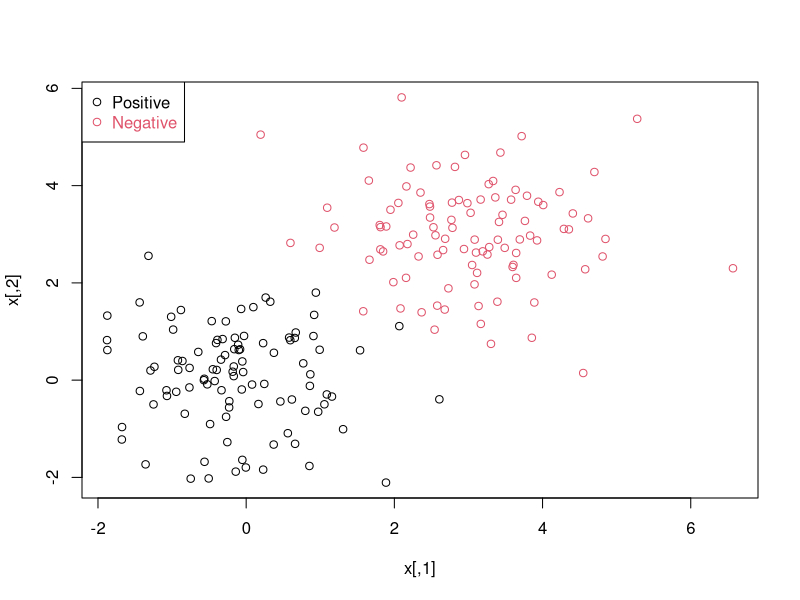
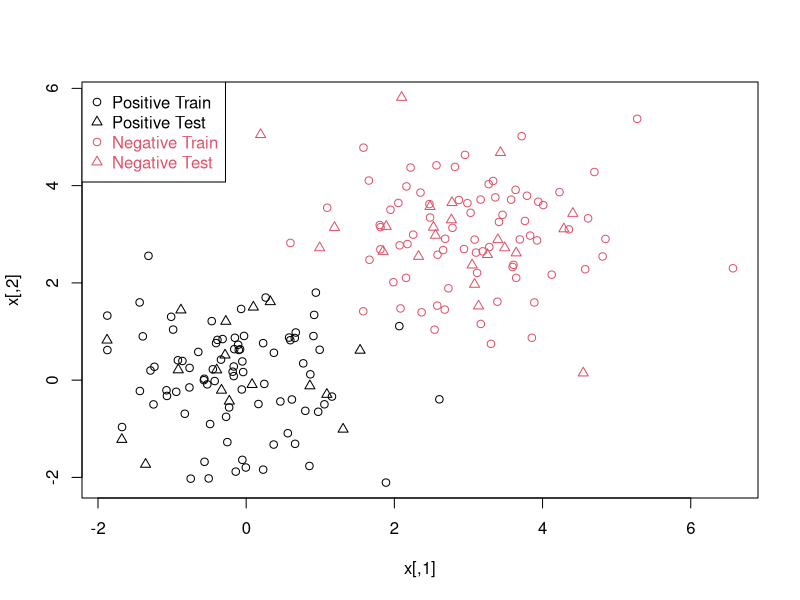
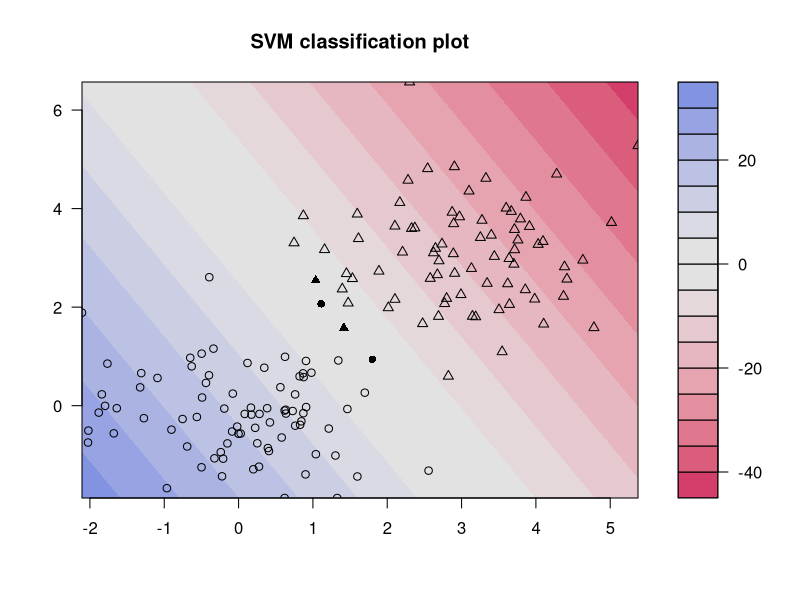
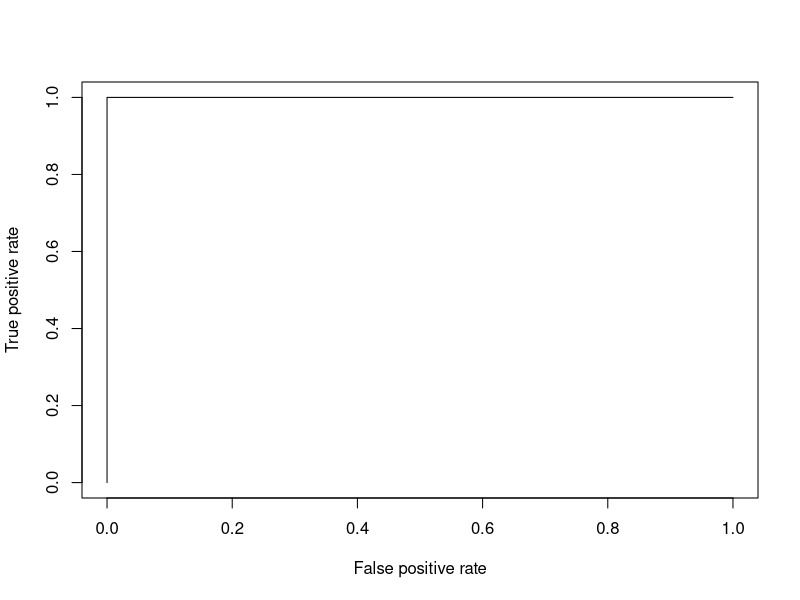
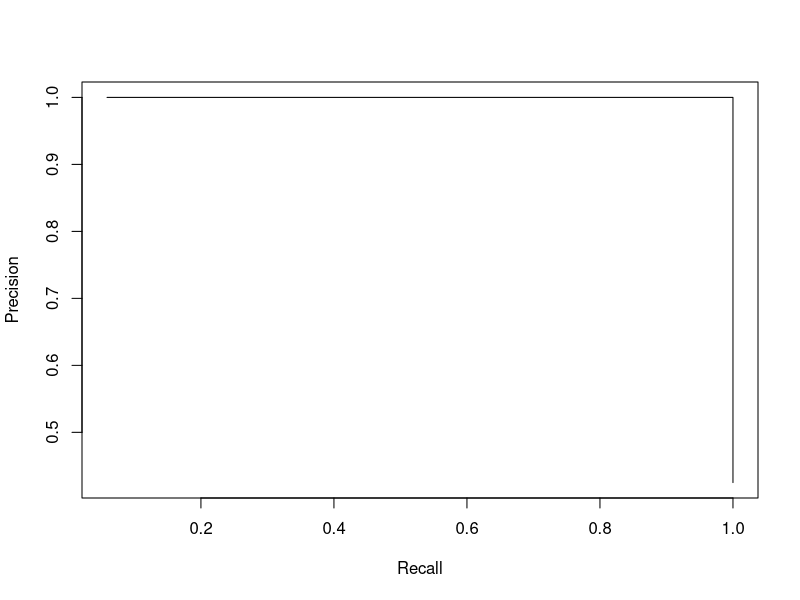
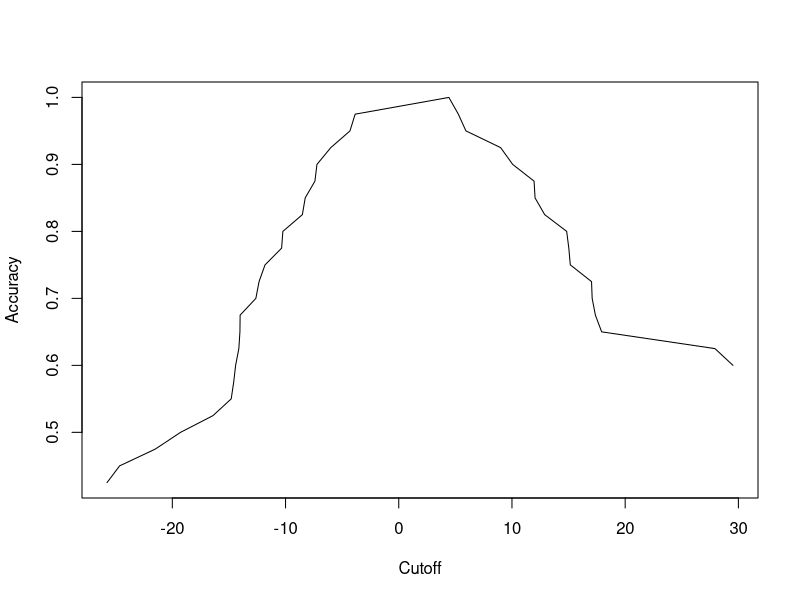
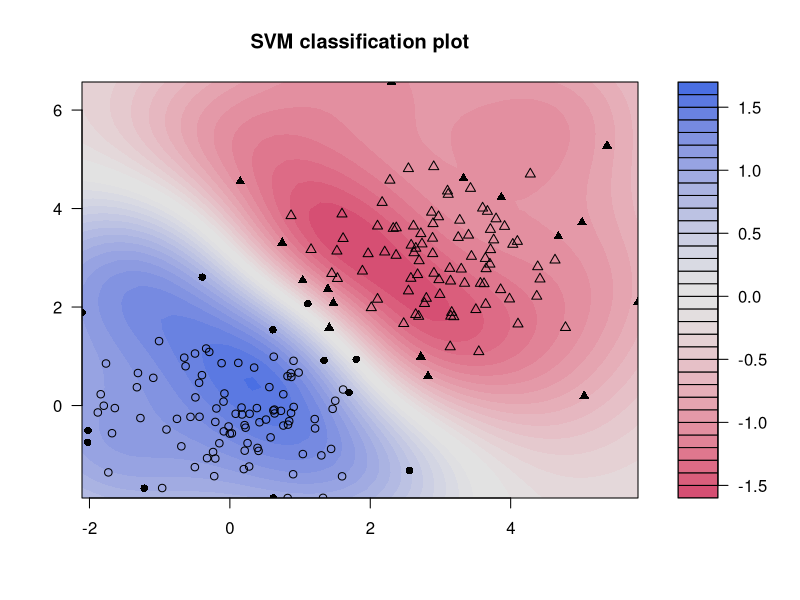
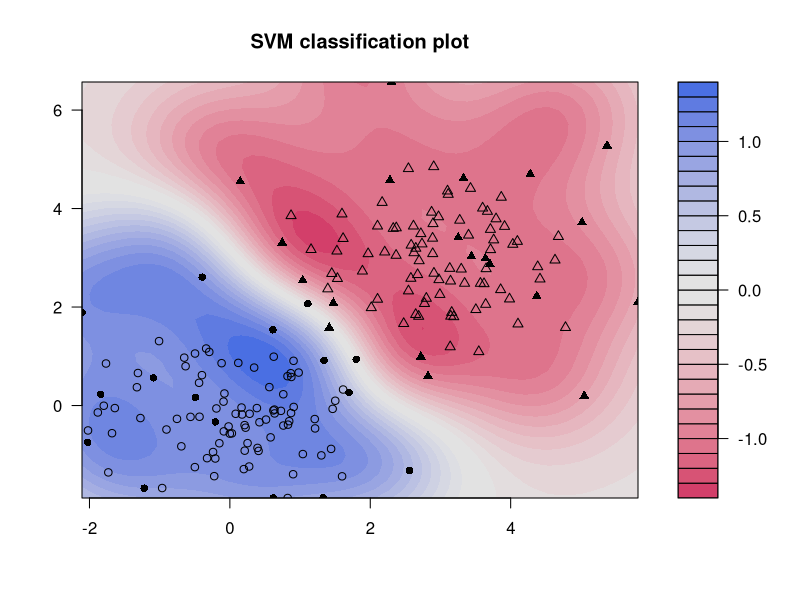

Recreate these plots in R, in order. (Note: this script raises an error after producing the figures.)
n <- 200 # number of datapoints
p <- 2 # dimension
sigma <- 1 # variance of the distribution
mpos <- 0 # mean value ( centre of the distribution) of positive examples
mneg <- 3 # mean valuecentre of the distribution) of negative examples
npos <- round (n / 2) # number of positive examples
nneg <- n - npos # number of negative examples
# Generate the positive and negative examples
xpos <- matrix ( rnorm ( npos * p , mean = mpos , sd = sigma ), npos , p)
xneg <- matrix ( rnorm ( nneg * p , mean = mneg , sd = sigma ), nneg , p)
x <- rbind ( xpos , xneg )
# Generate labels
y <- matrix (c( rep (1,npos), rep ( -1 , nneg )))
# Visualize the data
plot (x , col = ifelse (y > 0, 1, 2))
legend ("topleft",c('Positive','Negative'),col=seq(2),pch=1,text.col=seq(2))
## Prepare a training and a test set ##
ntrain <- round (n * 0.8) # number of training examples
tindex <- sample (n , ntrain ) # indices of training samples
XT <- x[ tindex ,] # positive training examples
XX <- x[-tindex ,] # positive test examples
YT <- y[ tindex ] # negative training examples
YY <- y[-tindex] # negative test examples
istrain = rep (0 , n)
istrain [ tindex ] = 1
# Visualize
plot (x,col = ifelse (y > 0,1,2) , pch = ifelse (istrain == 1,1,2))
legend("topleft",c('Positive Train','Positive Test','Negative Train','Negative Test'),col=c(1,1,2,2),pch=c(1,2,1,2),text.col=c(1,1,2,2))

# Load the kernlab package
library ( kernlab )
# Train the SVM
svp<-ksvm(XT,YT,type="C-svc",kernel='vanilladot',C=100,scaled=c())

# General summary
svp
# Attributes that you can access
attributes(svp)
# For example , the support vectors
alpha(svp)
alphaindex(svp)
b(svp)
# Use the built - in function to pretty - plot the classifier
plot(svp,data=XT)

# Predict labels on test
YP = predict (svp,XX)
table (YY,YP)
# Compute accuracy
sum(YP==YY)/length(YY)
# Compute at the prediction scores
YPscore=predict(svp,XX,type="decision")
# Check that the predicted labels are the signs of the scores
table(YPscore>0,YP)
# Package to compute ROC curve , precision - recall , etc.
library (ROCR)
pred<-prediction(YPscore,YY)
# Plot ROC curve
perf<-performance(pred,measure="tpr",x.measure="fpr")
plot(perf)
# Plot precision/ recall curve
perf<-performance(pred,measure="prec",x.measure="rec")
plot(perf)
# Plot accuracy as function of threshold
perf<-performance(pred,measure="acc")
plot(perf)

svp <- ksvm(x, y, type = "C-svc", kernel = 'vanilladot', C = 1, scaled = c(), cross = 5)
print(cross(svp))

# Train a nonlinear SVM
svp <- ksvm(x, y, type = "C-svc", kernel = 'rbf', kpar = list(sigma = 1), C = 1)
# Visualize it
plot(svp, data = x)
# Train a nonlinear SVM with automatic selection of sigma by heuristic
svp <- ksvm(x, y, type="C-svc", kernel='rbf', C=1)
# Visualize it
plot(svp, data = x)

install.packages("e1071")
library(e1071)
set.seed(123)  # For reproducibility
n <- 200  # Number of data points
x1 <- runif(n, -2, 2)
x2 <- runif(n, -2, 2)
y <- ifelse(x1^2 + x2^2 < 1, 1, -1)  # Create labels (non-linear separation)
data <- data.frame(x1, x2, y)
# Create an index to split the data
set.seed(456)  # For reproducibility
index <- sample(1:n, n * 0.7)  # 70% for training, 30% for testing
# Split the data
train_data <- data[index, ]
test_data <- data[-index, ]
# SVM with Linear Kernel
svm_linear <- svm(y ~ ., data = train_data, kernel = "linear", cost = 1)
# SVM with Polynomial Kernel
svm_poly <- svm(y ~ ., data = train_data, kernel = "polynomial", degree = 3, cost = 1)
# SVM with Radial Basis Function (RBF) Kernel
svm_rbf <- svm(y ~ ., data = train_data, kernel = "radial", gamma = 1, cost = 1)
# Predictions
pred_linear <- predict(svm_linear, test_data)
pred_poly <- predict(svm_poly, test_data)
pred_rbf <- predict(svm_rbf, test_data)
# Calculate accuracy
accuracy_linear <- sum(pred_linear == test_data$y) / nrow(test_data)
accuracy_poly <- sum(pred_poly == test_data$y) / nrow(test_data)
accuracy_rbf <- sum(pred_rbf == test_data$y) / nrow(test_data)
print("Accuracy (Linear Kernel):", accuracy_linear, "\n")
print("Accuracy (Polynomial Kernel):", accuracy_poly, "\n")
print("Accuracy (RBF Kernel):", accuracy_rbf, "\n")
# Plot the data points
plot(data[, 1:2], col = ifelse(data$y == 1, "blue", "red"), pch = 19)
# Add decision boundaries for each SVM model
points(svm_linear, col = "green")
points(svm_poly, col = "purple")
points(svm_rbf, col = "orange")
# Legend
legend("topright", legend = c("Class 1", "Class -1", "Linear SVM", "Poly SVM", "RBF SVM"), col = c("blue", "red", "green", "purple", "orange"), pch = c(19, 19, 1, 1, 1))
